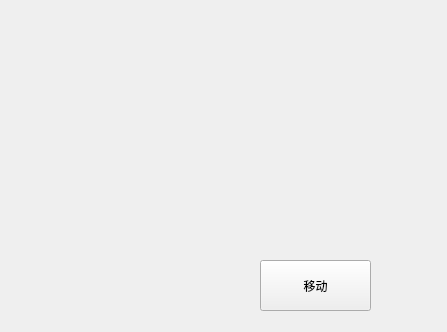
<?xml version="1.0" encoding="UTF-8"?>
<ui version="4.0">
 <class>Widget</class>
 <widget class="QWidget" name="Widget">
  <property name="geometry">
   <rect>
    <x>0</x>
    <y>0</y>
    <width>447</width>
    <height>332</height>
   </rect>
  </property>
  <property name="windowTitle">
   <string>Widget</string>
  </property>
  <widget class="QPushButton" name="pushButton">
   <property name="geometry">
    <rect>
     <x>260</x>
     <y>260</y>
     <width>111</width>
     <height>51</height>
    </rect>
   </property>
   <property name="text">
    <string>移动</string>
   </property>
  </widget>
 </widget>
 <layoutdefault spacing="6" margin="11"/>
 <resources/>
 <connections/>
</ui>
